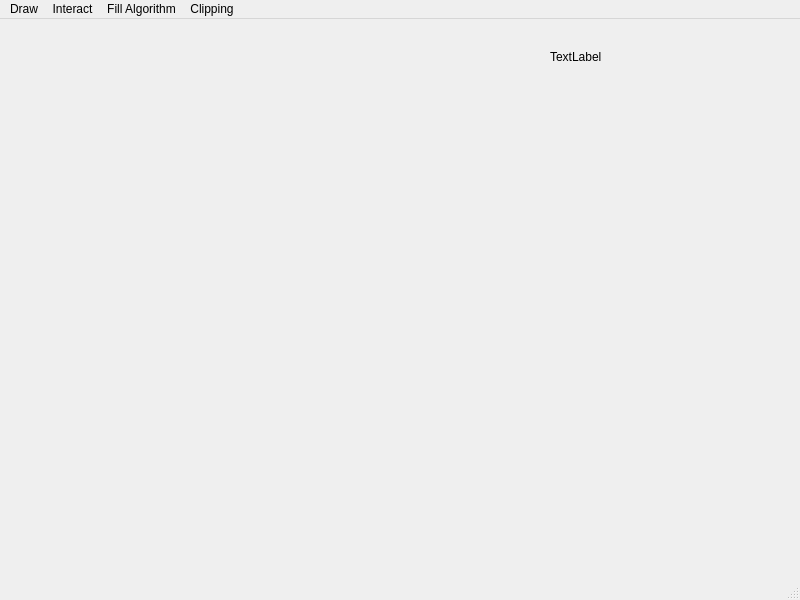
<?xml version="1.0" encoding="UTF-8"?>
<ui version="4.0">
 <class>MainWindow</class>
 <widget class="QMainWindow" name="MainWindow">
  <property name="geometry">
   <rect>
    <x>0</x>
    <y>0</y>
    <width>800</width>
    <height>600</height>
   </rect>
  </property>
  <property name="windowTitle">
   <string>Computer Graphics Demo</string>
  </property>
  <widget class="QWidget" name="centralwidget">
   <widget class="QWidget" name="widget" native="true">
    <property name="geometry">
     <rect>
      <x>550</x>
      <y>10</y>
      <width>211</width>
      <height>181</height>
     </rect>
    </property>
    <layout class="QVBoxLayout" name="verticalLayout">
     <item>
      <widget class="QLabel" name="label">
       <property name="text">
        <string>TextLabel</string>
       </property>
      </widget>
     </item>
     <item>
      <widget class="QLabel" name="label_2">
       <property name="text">
        <string/>
       </property>
      </widget>
     </item>
     <item>
      <widget class="QLabel" name="label_3">
       <property name="text">
        <string/>
       </property>
      </widget>
     </item>
    </layout>
   </widget>
  </widget>
  <widget class="QMenuBar" name="menubar">
   <property name="geometry">
    <rect>
     <x>0</x>
     <y>0</y>
     <width>800</width>
     <height>17</height>
    </rect>
   </property>
   <widget class="QMenu" name="menuDrawDemo">
    <property name="title">
     <string>Draw</string>
    </property>
    <widget class="QMenu" name="menuDrawLine">
     <property name="title">
      <string>DrawLine</string>
     </property>
     <addaction name="actionDDA"/>
     <addaction name="action_Bresenham"/>
     <addaction name="action_MPL"/>
    </widget>
    <widget class="QMenu" name="menu_DrawCircle">
     <property name="title">
      <string>DrawCircle</string>
     </property>
     <addaction name="actionMPC"/>
     <addaction name="actionDDA_2"/>
     <addaction name="actionBresenham"/>
    </widget>
    <addaction name="menuDrawLine"/>
    <addaction name="menu_DrawCircle"/>
   </widget>
   <widget class="QMenu" name="menuInteractDemo">
    <property name="title">
     <string>Interact</string>
    </property>
    <addaction name="actionIdentifyObjects"/>
   </widget>
   <widget class="QMenu" name="menuFill_Algorithm">
    <property name="title">
     <string>Fill Algorithm</string>
    </property>
    <addaction name="actionBoundary_Fill_Algorithm"/>
   </widget>
   <widget class="QMenu" name="menuClipping">
    <property name="title">
     <string>Clipping</string>
    </property>
    <addaction name="actionCohen_Sutherland"/>
    <addaction name="actionLiang_Barsky"/>
   </widget>
   <addaction name="menuDrawDemo"/>
   <addaction name="menuInteractDemo"/>
   <addaction name="menuFill_Algorithm"/>
   <addaction name="menuClipping"/>
  </widget>
  <widget class="QStatusBar" name="statusbar"/>
  <action name="actionDDA">
   <property name="text">
    <string>DDA</string>
   </property>
  </action>
  <action name="action_Bresenham">
   <property name="text">
    <string>Bresenham</string>
   </property>
  </action>
  <action name="action_MPL">
   <property name="text">
    <string>MPL</string>
   </property>
  </action>
  <action name="actionMPC">
   <property name="text">
    <string>MPC</string>
   </property>
  </action>
  <action name="actionIdentifyObjects">
   <property name="text">
    <string>IdentifyObjects</string>
   </property>
  </action>
  <action name="actionBoundary_Fill_Algorithm">
   <property name="text">
    <string>Boundary Fill Algorithm</string>
   </property>
  </action>
  <action name="actionCohen_Sutherland">
   <property name="text">
    <string>Cohen-Sutherland</string>
   </property>
  </action>
  <action name="actionDDA_2">
   <property name="text">
    <string>DDA</string>
   </property>
  </action>
  <action name="actionBresenham">
   <property name="text">
    <string>Bresenham</string>
   </property>
  </action>
  <action name="actionLiang_Barsky">
   <property name="text">
    <string>Liang-Barsky</string>
   </property>
  </action>
 </widget>
 <resources/>
 <connections/>
</ui>
